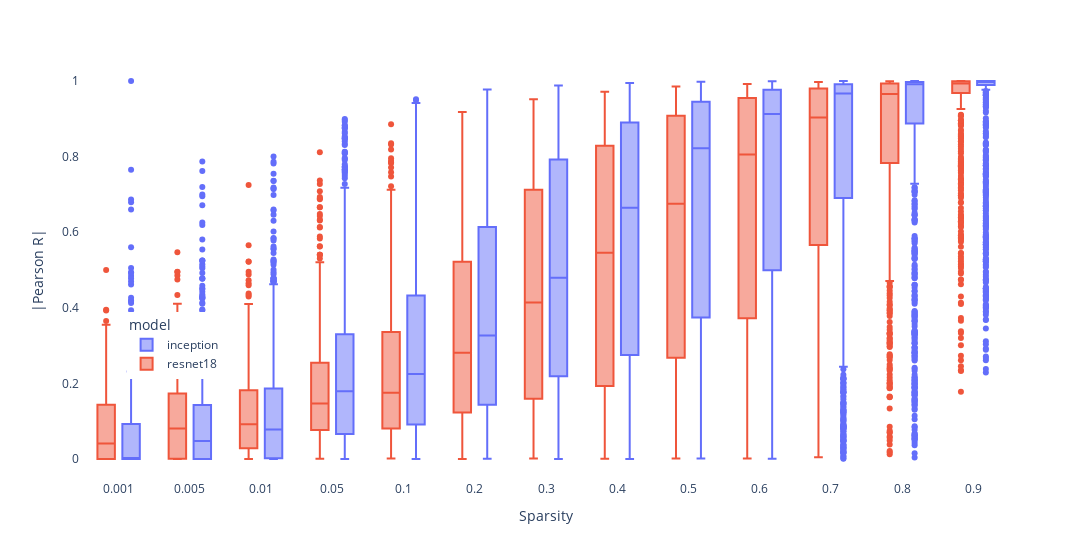

The code cell stored with this chart in its notebook:
### Markdown cell above
### FULL DISTRIBUTION

### Code cell
import plotly.express as px
import plotly.graph_objs as go

fig = go.Figure()


fig = px.box(df, x="sparsity", y='correlation', color="model")

    
fig.update_xaxes(autorange="reversed",title="Sparsity") 
fig.update_yaxes(title="|Pearson R|")

fig.update_layout({ 'showlegend':True,
                    'width':1200,
                    'plot_bgcolor':'rgba(255,255,255,1)',
                    'paper_bgcolor':'rgba(255,255,255,1)'
                    })
   
fig.update_layout(
    xaxis = dict(
        tickmode = 'array'
    )
)
fig.update_layout(xaxis_type='category')
                
                
fig.update_layout(legend=dict(
    yanchor="top",
    y=0.4,
    xanchor="left",
    x=0.05
))

fig.show()

### Figure 1 — Plotly figure (JSON) as saved in the notebook; plotly's stock layout.template omitted (floating-point values rounded to 4 significant figures; data arrays with more than 128 entries replaced by an {"elided": "..."} marker saying what was removed)
{"data": [{"alignmentgroup": "True", "hovertemplate": "model=inception<br>sparsity=%{x}<br>correlation=%{y}<extra></extra>", "legendgroup": "inception", "marker": {"color": "#636efa"}, "name": "inception", "notched": false, "offsetgroup": "inception", "orientation": "v", "showlegend": true, "type": "box", "x": {"elided": "13026 float values"}, "x0": " ", "xaxis": "x", "y": {"elided": "13026 float values"}, "y0": " ", "yaxis": "y"}, {"alignmentgroup": "True", "hovertemplate": "model=resnet18<br>sparsity=%{x}<br>correlation=%{y}<extra></extra>", "legendgroup": "resnet18", "marker": {"color": "#EF553B"}, "name": "resnet18", "notched": false, "offsetgroup": "resnet18", "orientation": "v", "showlegend": true, "type": "box", "x": {"elided": "7813 float values"}, "x0": " ", "xaxis": "x", "y": {"elided": "7813 float values"}, "y0": " ", "yaxis": "y"}], "layout": {"boxmode": "group", "legend": {"title": {"text": "model"}, "tracegroupgap": 0, "x": 0.05, "xanchor": "left", "y": 0.4, "yanchor": "top"}, "margin": {"t": 60}, "paper_bgcolor": "rgba(255,255,255,1)", "plot_bgcolor": "rgba(255,255,255,1)", "showlegend": true, "width": 1200, "xaxis": {"anchor": "y", "autorange": "reversed", "domain": [0, 1], "tickmode": "array", "title": {"text": "Sparsity"}, "type": "category"}, "yaxis": {"anchor": "x", "domain": [0, 1], "title": {"text": "|Pearson R|"}}}}
